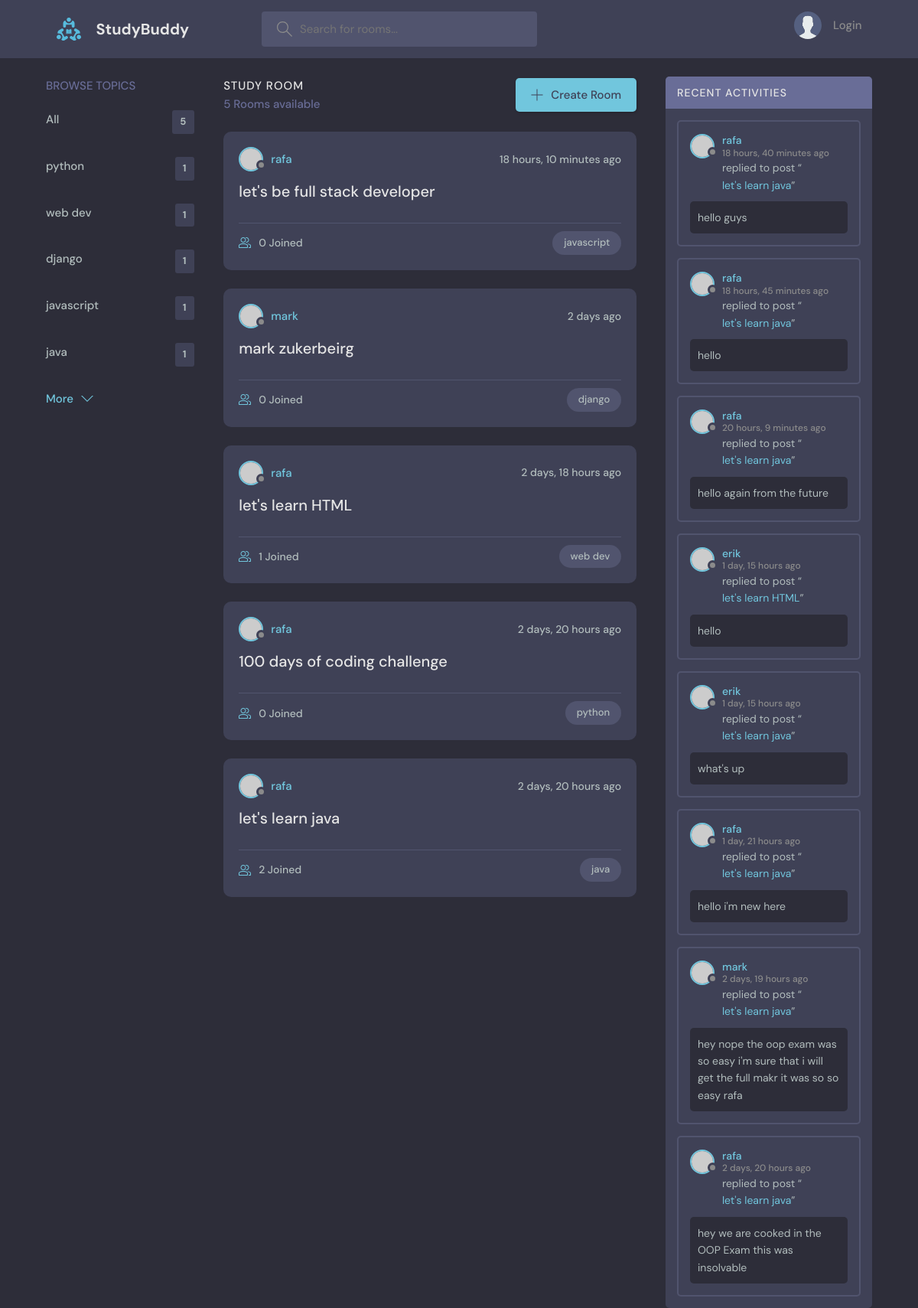
The app's page /, older data.
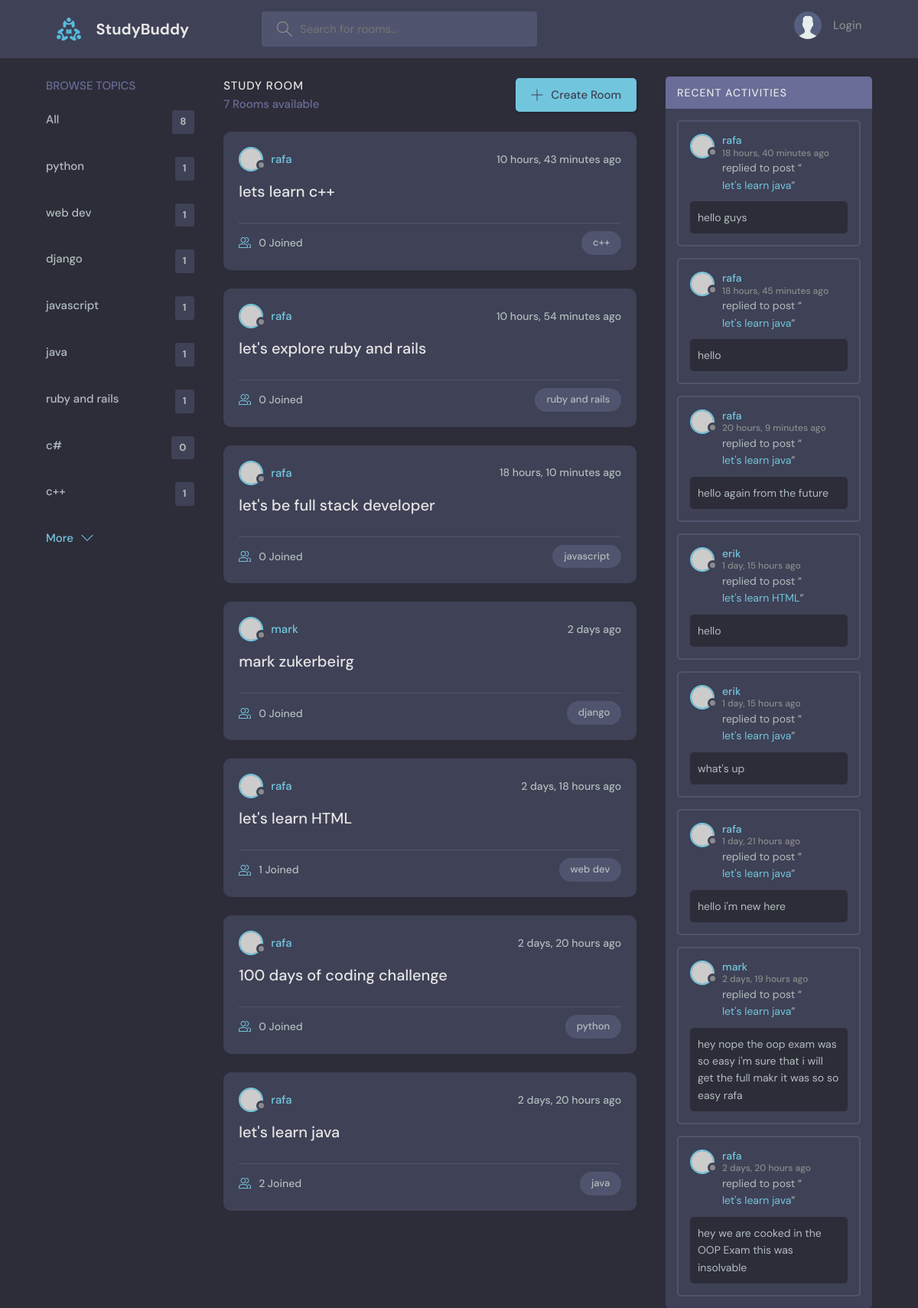
The same page, newer data.
### base/models.py (models this page shows, shortened)
class Topic(models.Model):
    name=models.CharField(max_length=200)

class Room(models.Model):
    host=models.ForeignKey(User,on_delete=models.SET_NULL,null=True)
    name=models.CharField(max_length=200)
    topic=models.ForeignKey(Topic,on_delete=models.SET_NULL,null=True)
    participants=models.ManyToManyField(User,related_name='participants',blank=True)
    description=models.TextField(null=True,blank=True)
    updated=models.DateTimeField(auto_now=True)
    created=models.DateTimeField(auto_now_add=True)
    class Meta:
        ordering=['-updated','-created']

class Message(models.Model):
    room=models.ForeignKey(Room,on_delete=models.CASCADE)
    body=models.TextField()
    user=models.ForeignKey(User,on_delete=models.CASCADE)
    updated=models.DateTimeField(auto_now=True)
    created=models.DateTimeField(auto_now_add=True)

### base/views.py (the view)
# urls.py: path('',views.home,name='home'),
def home(request):
    q=request.GET.get('q') if request.GET.get('q') !=None else ''
    rooms=Room.objects.filter(Q(topic__name__icontains=q) |Q(name__icontains=q)|Q(description__icontains=q))
    topics=Topic.objects.all()
    room_messages=Message.objects.all().order_by('-created').filter(Q(room__topic__name__icontains=q))
    room_count=rooms.count()
    context={'rooms':rooms,'topics':topics,'room_count':room_count,'room_messages':room_messages}
    return render(request,'base/home.html',context);

### base/templates/base/home.html (shortened to what this page needs)
{% extends "main.html" %}
   {% block content %}
    <main class="layout layout--3">
      <div class="container">
        {%include 'base/topics_component.html'%}
        <div class="roomList">
          <div class="roomList__header">
            <div>
              <h2>Study Room</h2>
              <p>{{room_count}} Rooms available</p>
            </div>
        <a class="btn btn--main" href="{% url 'create-room' %}">
              <svg version="1.1" xmlns="http://www.w3.org/2000/svg" width="32" height="32" viewBox="0 0 32 32">
                <title>add</title>
                <path
                  d="M16.943 0.943h-1.885v14.115h-14.115v1.885h14.115v14.115h1.885v-14.115h14.115v-1.885h-14.115v-14.115z"
                ></path>
              </svg>
              Create Room
            </a>
          </div>
          {%include 'base/feed_component.html'%}
        </div>
        <div class="activities">
          <div class="activities__header">
            <h2>Recent Activities</h2>
          </div>
          {%include 'base/activity_component.html'%}
        </div>
      </div>
    </main>
{% endblock content %}

### base/templates/base/topics_component.html
<div class="topics">
          <div class="topics__header">
            <h2>Browse Topics</h2>
          </div>
          <ul class="topics__list">
            <li><a href="{% url 'home' %}">All <span>{{topics.count}}</span></a> </li>
        {% for topic in topics%}
        <li>
            <a href="{% url 'home' %}?q={{topic.name}}">{{topic.name}} <span>{{topic.room_set.all.count}}</span></a>
        </li>
        {% endfor%}
          </ul>
          <a class="btn btn--link" href="topics.html">
            More
            <svg version="1.1" xmlns="http://www.w3.org/2000/svg" width="32" height="32" viewBox="0 0 32 32">
              <title>chevron-down</title>
              <path d="M16 21l-13-13h-3l16 16 16-16h-3l-13 13z"></path>
            </svg>
          </a>
        </div>

### base/templates/base/feed_component.html (shortened to what this page needs)
{% for room in rooms %}
 <div class="roomListRoom">
            <div class="roomListRoom__header">
              <a href="{%url 'userprofile' room.host.id %}" class="roomListRoom__author">
                <div class="avatar avatar--small">
                  <img src="https://randomuser.me/api/portraits/men/11.jpg" />
                </div>
                <span>{{room.host.username}}</span>
              </a>
              <div class="roomListRoom__actions">
                <span>{{room.created|timesince}} ago</span>
              </div>
            </div>
            <div class="roomListRoom__content">
              <a href="{%url 'room' room.id %}">{{ room.name }}</a>
            </div>
            <div class="roomListRoom__meta">
              <a href="{%url 'room' room.id %}" class="roomListRoom__joined">
                {{room.participants.all.count}} Joined
              </a>
              <p class="roomListRoom__topic">{{room.topic.name}}</p>
            </div>
          </div>
            {% endfor %}

### base/templates/base/activity_component.html (shortened to what this page needs)
{%for message in room_messages%}
<div class="activities__box">
            <div class="activities__boxHeader roomListRoom__header">
              <a href="{%url 'userprofile' message.user.id %}" class="roomListRoom__author">
                <div class="avatar avatar--small">
                  <img src="https://randomuser.me/api/portraits/men/11.jpg" />
                </div>
                <p>
                  {{message.user.username}}
                 <span>{{message.created|timesince}} ago</span>
                </p>
              </a>
            </div>
            <div class="activities__boxContent">
              <p>replied to post “<a href="{%url 'room' message.room.id %}">{{message.room.name}}</a>”</p>
              <div class="activities__boxRoomContent">
                {{message.body}}
              </div>
            </div>
          </div>
          {% endfor %}

Row changes from the older to the newer data that the page shows:
added Topic: name "ruby and rails", room_set.all.count "1"
added Topic: name "c#", room_set.all.count "0"
added Topic: name "c++", room_set.all.count "1"
added Room: host.username "rafa", created "10 hours, 43 minutes", name "lets learn c++", participants.all.count "0", topic.name "c++"
added Room: host.username "rafa", created "10 hours, 54 minutes", name "let's explore ruby and rails", participants.all.count "0", topic.name "ruby and rails"
Text that changed along with them:
{{ topics.count }}: "5" → "8"
{{ room_count }}: "5" → "7"
